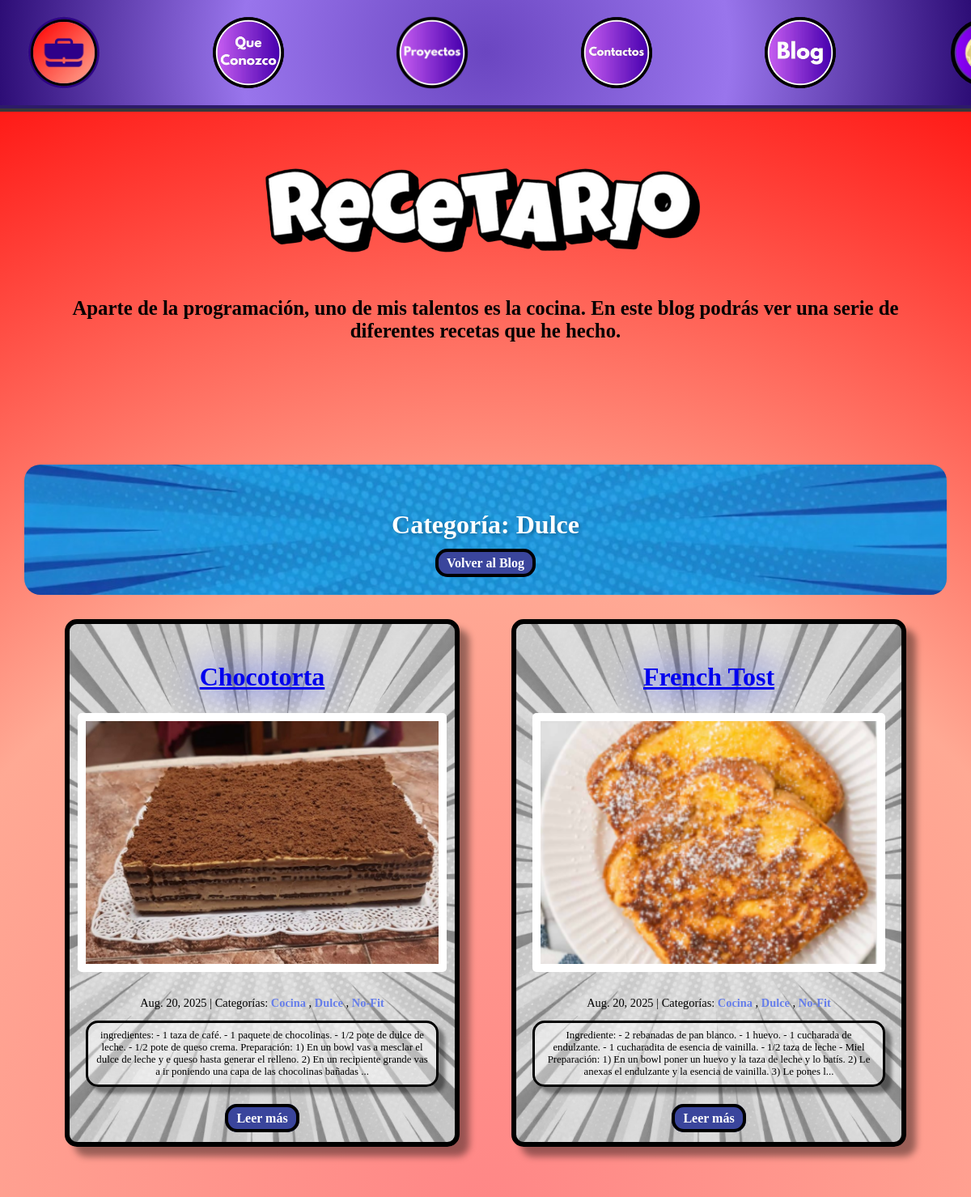
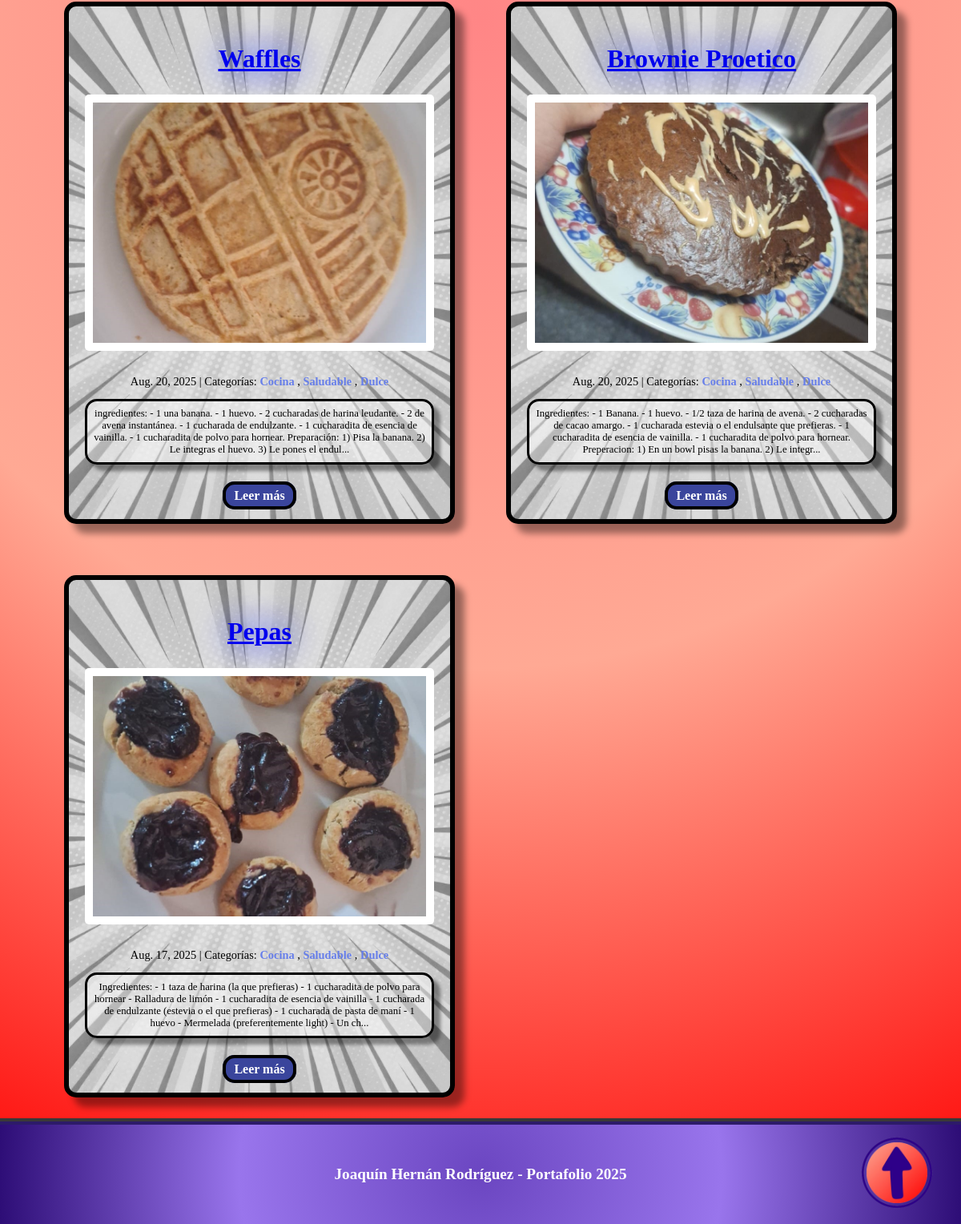
Screenshot of /blog/category/Dulce/ with the database file from the repository (2 pictures, top to bottom).
### blog/models.py (models this page shows, shortened)
class Category(models.Model):
    name = models.CharField(max_length=30)
    class Meta:
        verbose_name_plural = "categories"

class Post(models.Model):
    title = models.CharField(max_length=255)
    body = models.TextField()
    created_on = models.DateTimeField(auto_now_add=True)
    last_modified = models.DateTimeField(auto_now=True)
    categories = models.ManyToManyField("Category", related_name="posts")
    image = models.ImageField(upload_to='blog_images/', blank=True, null=True)

### blog/views.py (the view)
# urls.py: path("category/<category>/", views.blog_category, name="blog_category"),
def blog_category(request, category):
    posts = Post.objects.filter(
        categories__name__contains=category
    ).order_by("-created_on")
    context = {
        "category": category,
        "posts": posts,
    }
    return render(request, "blog/category.html", context)

### templates/blog/category.html (shortened to what this page needs)
{% extends "blog.html" %}
{% load static %}
{% block page_content %}
  <div class="category-header" style="background-image: url('{% static 'Portafolio/assets/Fondos/Fondo Azul.png' %}'); background-size: cover; background-position: center;">
    <h2 class="category-title">Categoría: {{ category }}</h2>
    <a href="{% url 'blog:blog_index' %}" class="volver">Volver al Blog</a>
  </div>
  <div class="Posteos">
    {% for post in posts %}
      <article class="Tarjeta" style="background-image: url('{% static 'Portafolio/assets/Fondos/Fondo Blanco.png' %}'); background-size: cover; background-position: center;">
        <div class="Contenido">
          <h2 class="titulo-posteo">
            <a href="{% url 'blog:blog_detail' post.pk %}">{{ post.title }}</a>
          </h2>
          {% if post.image %}
            <div class="post-image">
              <img src="{{ post.image.url }}" alt="{{ post.title }}" class="post-thumbnail">
            </div>
          {% endif %}
          <div class="info">
            <span class="post-date">{{ post.created_on.date }}</span>
            <span class="separator">|</span>
            <span class="post-categories">Categorías:
              {% for category in post.categories.all %}
                <a href="{% url 'blog:blog_category' category.name %}" class="categoria">
                  {{ category.name }}
                </a>{% if not forloop.last %}, {% endif %}
              {% endfor %}
            </span>
          </div>
          <div class="informacion-previa">
            <p>{{ post.body | slice:":300" }}{% if post.body|length > 300 %}...{% endif %}</p>
          </div>
          <a href="{% url 'blog:blog_detail' post.pk %}" class="leer-mas">Leer más</a>
        </div>
      </article>
    {% empty %}
      <div class="no-posts" style="background-image: url('{% static 'Portafolio/assets/Fondos/Fondo Blanco.png' %}'); background-size: cover; background-position: center;">
        <h3>No hay posts en esta categoría</h3>
        <p>Pronto habrá contenido en esta categoría.</p>
      </div>
    {% endfor %}
  </div>
{% endblock page_content %}

### Portafolio/static/Portafolio/css/base.css (style rules this page uses)
html { scroll-behavior: smooth; }
body { margin: 0; padding: 0; height: 100%; transition: background-color 0.3s ease; font-family: 'Baloo 2', cursive; }
h1, h2, h3, .Barra ul li a { font-family: 'Bangers', cursive; }

### Portafolio/static/Portafolio/css/blog.css (style rules this page uses)
body { background: radial-gradient(circle,#ff8686, #ffa994, #ff0000); }
.Posteos { padding-left: 5rem; padding-right: 5rem; display: grid; text-align: center; grid-template-columns: repeat(auto-fit, minmax(400px, 1fr)); gap: 4rem; max-width: 1200px; margin-bottom: 30px; }
.Tarjeta { border-radius: 15px; border: 6px solid #000000; box-shadow: 12px 12px 8px rgba(0, 0, 0, 0.4); padding: 20px; transition: all 0.3s ease; }
.Contenido { position: relative; z-index: 1; }
.titulo-posteo { color: #005eff; text-align: center; text-shadow: 0 0 40px #0022ff; font-family: 'Bangers', cursive; font-size: 2rem; }
.info { font-family: 'Baloo 2', cursive; color: #000000; font-size: 0.9rem; gap: 0.5rem; }
.categoria { font-family: 'Baloo 2', cursive; font-size: 0.9rem; color: #667eea; text-decoration: none; font-weight: bold; transition: color 0.3s ease; }
.informacion-previa p { font-family: 'Baloo 2', cursive; font-size: 0.8rem; color: #000000; margin-bottom: 30px; background-color: rgba(255, 255, 255, 0.402); border: 3px solid #000000; box-shadow: 8px 8px 4px rgba(0, 0, 0, 0.4); border-radius: 15px; padding: 0.5rem; }
.leer-mas { font-weight: bold; font-family: 'Bangers', cursive; background-color: #3a459c; border-radius: 15px; border: 4px solid #000; color: white; padding: 5px 10px; text-decoration: none; transition: all 0.3s ease; }
.volver { font-weight: bold; font-family: 'Bangers', cursive; background-color: #3a459c; border-radius: 15px; border: 4px solid #000; color: white; padding: 5px 10px; text-decoration: none; transition: all 0.3s ease; margin-bottom: 25px; }
.category-header { border-radius: 20px; padding: 30px; text-align: center; margin: 30px auto; max-width: 1400px; width: 90%; }
.category-title { color: white; font-size: 2em; font-weight: bold; margin-bottom: 20px; text-shadow: 2px 2px 4px rgba(0, 0, 0, 0.3); }
.post-thumbnail { width: 100%; height: 200px; object-fit: cover; border-radius: 10px; margin-bottom: 15px; }
.post-thumbnail { width: 100%; height: 300px; object-fit: cover; border-radius: 5px; margin-bottom: 15px; background: white; padding: 10px 10px 10px 10px; }
.post-image { margin-bottom: 15px; display: flex; justify-content: center; position: relative; }

### rows the page displays
Category: name "Dulce"
Post: title "Chocotorta", image (picture), created_on "Aug. 20, 2025", body "ingredientes: - 1 taza de café. - 1 paquete de chocolinas. - 1/2 pote de dulce de leche. - 1/2 pote de queso crema. Preparación: 1) En un bowl vas a mesclar el dulce de leche y e queso hasta generar el relleno. 2) En un recipiente grande vas a ir poniendo una capa de las chocolinas bañadas"
Category: name "Cocina"
Category: name "No-Fit"
Post: title "French Tost", image (picture), created_on "Aug. 20, 2025", body "Ingrediente: - 2 rebanadas de pan blanco. - 1 huevo. - 1 cucharada de endulzante. - 1 cucharadita de esencia de vainilla. - 1/2 taza de leche - Miel Preparación: 1) En un bowl poner un huevo y la taza de leche y lo batís. 2) Le anexas el endulzante y la esencia de vainilla. 3) Le pones l"
Post: title "Waffles", image (picture), created_on "Aug. 20, 2025", body "ingredientes: - 1 una banana. - 1 huevo. - 2 cucharadas de harina leudante. - 2 de avena instantánea. - 1 cucharada de endulzante. - 1 cucharadita de esencia de vainilla. - 1 cucharadita de polvo para hornear. Preparación: 1) Pisa la banana. 2) Le integras el huevo. 3) Le pones el endul"
Category: name "Saludable"
Post: title "Brownie Proetico", image (picture), created_on "Aug. 20, 2025", body "Ingredientes: - 1 Banana. - 1 huevo. - 1/2 taza de harina de avena. - 2 cucharadas de cacao amargo. - 1 cucharada estevia o el endulsante que prefieras. - 1 cucharadita de esencia de vainilla. - 1 cucharadita de polvo para hornear. Preperacion: 1) En un bowl pisas la banana. 2) Le integr"
Post: title "Pepas", image (picture), created_on "Aug. 17, 2025", body "Ingredientes: - 1 taza de harina (la que prefieras) - 1 cucharadita de polvo para hornear - Ralladura de limón - 1 cucharadita de esencia de vainilla - 1 cucharada de endulzante (estevia o el que prefieras) - 1 cucharada de pasta de maní - 1 huevo - Mermelada (preferentemente light) - Un ch"
